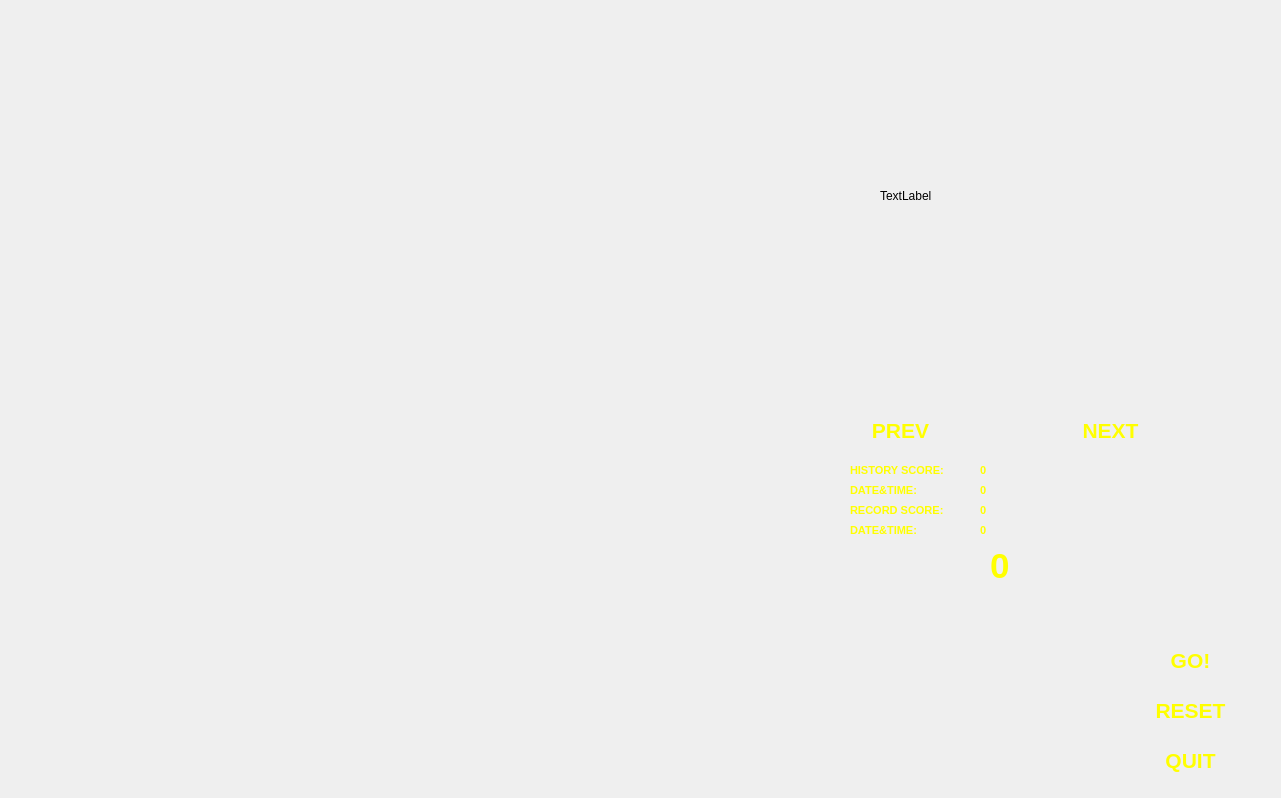
<?xml version="1.0" encoding="UTF-8"?>
<ui version="4.0">
 <class>Dialog</class>
 <widget class="QDialog" name="Dialog">
  <property name="geometry">
   <rect>
    <x>0</x>
    <y>0</y>
    <width>1281</width>
    <height>798</height>
   </rect>
  </property>
  <property name="windowTitle">
   <string>Dialog</string>
  </property>
  <property name="styleSheet">
   <string notr="true">QWidget#Dialog { background-image:url(:/rc/background3.png); }</string>
  </property>
  <widget class="QLabel" name="labelNext">
   <property name="geometry">
    <rect>
     <x>880</x>
     <y>110</y>
     <width>221</width>
     <height>171</height>
    </rect>
   </property>
   <property name="styleSheet">
    <string notr="true">background: transparent;</string>
   </property>
   <property name="text">
    <string>TextLabel</string>
   </property>
  </widget>
  <widget class="QLabel" name="labelScore">
   <property name="geometry">
    <rect>
     <x>990</x>
     <y>540</y>
     <width>201</width>
     <height>51</height>
    </rect>
   </property>
   <property name="styleSheet">
    <string notr="true">QLabel{
	background: transparent;
	color:yellow;
	font:bold 26pt;
	font-family: &quot;Arial Black&quot;;
}</string>
   </property>
   <property name="text">
    <string>0</string>
   </property>
  </widget>
  <widget class="QPushButton" name="startButton">
   <property name="geometry">
    <rect>
     <x>1120</x>
     <y>640</y>
     <width>141</width>
     <height>41</height>
    </rect>
   </property>
   <property name="styleSheet">
    <string notr="true">QPushButton:!hover{
	border-radius: 15px;
	background:transparent;
	image:url(:/rc/button2.png);	
	color:yellow;
	font:bold 16pt;
	font-family: &quot;Arial Black&quot;;
}
QPushButton:hover{
	border-radius: 15px;
	background:transparent;
	image:url(:/rc/button.png);
	color:yellow;
	font:bold 16pt;
	font-family: &quot;Arial Black&quot;;
}

QPushButton:pressed{
	border-radius: 15px;
	background:transparent;
	image:url(:/rc/button3.png);
	color:yellow;
	font:bold 16pt;
	font-family: &quot;Arial Black&quot;;
}
</string>
   </property>
   <property name="text">
    <string>GO!</string>
   </property>
   <property name="checkable">
    <bool>true</bool>
   </property>
  </widget>
  <widget class="QPushButton" name="resetButton">
   <property name="geometry">
    <rect>
     <x>1120</x>
     <y>690</y>
     <width>141</width>
     <height>41</height>
    </rect>
   </property>
   <property name="styleSheet">
    <string notr="true">QPushButton:!hover{
	border-radius: 15px;
	background:transparent;
	image:url(:/rc/button2.png);	
	color:yellow;
	font:bold 16pt;
	font-family: &quot;Arial Black&quot;;

}
QPushButton:hover{
	border-radius: 15px;
	background:transparent;
	image:url(:/rc/button.png);
	color:yellow;
	font:bold 16pt;
	font-family: &quot;Arial Black&quot;;
}

QPushButton:pressed{
	border-radius: 15px;
	background:transparent;
	image:url(:/rc/button3.png);
	color:yellow;
	font:bold 16pt;
	font-family: &quot;Arial Black&quot;;
}

</string>
   </property>
   <property name="text">
    <string>RESET</string>
   </property>
   <property name="checkable">
    <bool>true</bool>
   </property>
  </widget>
  <widget class="QPushButton" name="prevButton">
   <property name="geometry">
    <rect>
     <x>830</x>
     <y>410</y>
     <width>141</width>
     <height>41</height>
    </rect>
   </property>
   <property name="styleSheet">
    <string notr="true">QPushButton:!hover{
	border-radius: 15px;
	background:transparent;
	image:url(:/rc/button2.png);	
	color:yellow;
	font:bold 16pt;
	font-family: &quot;Arial Black&quot;;

}
QPushButton:hover{
	border-radius: 15px;
	background:transparent;
	image:url(:/rc/button.png);
	color:yellow;
	font:bold 16pt;
	font-family: &quot;Arial Black&quot;;
}

QPushButton:pressed{
	border-radius: 15px;
	background:transparent;
	image:url(:/rc/button3.png);
	color:yellow;
	font:bold 16pt;
	font-family: &quot;Arial Black&quot;;
}
</string>
   </property>
   <property name="text">
    <string>PREV</string>
   </property>
   <property name="checkable">
    <bool>true</bool>
   </property>
  </widget>
  <widget class="QPushButton" name="nextButton">
   <property name="geometry">
    <rect>
     <x>1040</x>
     <y>410</y>
     <width>141</width>
     <height>41</height>
    </rect>
   </property>
   <property name="styleSheet">
    <string notr="true">QPushButton:!hover{
	border-radius: 15px;
	background:transparent;
	image:url(:/rc/button2.png);	
	color:yellow;
	font:bold 16pt;
	font-family: &quot;Arial Black&quot;;

}
QPushButton:hover{
	border-radius: 15px;
	background:transparent;
	image:url(:/rc/button.png);
	color:yellow;
	font:bold 16pt;
	font-family: &quot;Arial Black&quot;;
}

QPushButton:pressed{
	border-radius: 15px;
	background:transparent;
	image:url(:/rc/button3.png);
	color:yellow;
	font:bold 16pt;
	font-family: &quot;Arial Black&quot;;
}
</string>
   </property>
   <property name="text">
    <string>NEXT</string>
   </property>
   <property name="checkable">
    <bool>true</bool>
   </property>
  </widget>
  <widget class="QLabel" name="labelScore_2">
   <property name="geometry">
    <rect>
     <x>850</x>
     <y>450</y>
     <width>131</width>
     <height>41</height>
    </rect>
   </property>
   <property name="styleSheet">
    <string notr="true">QLabel{
	background: transparent;
	color:yellow;
	font:bold 8pt;
	font-family: &quot;Arial Black&quot;;
}</string>
   </property>
   <property name="text">
    <string>HISTORY SCORE:</string>
   </property>
  </widget>
  <widget class="QLabel" name="historyScoreLabel">
   <property name="geometry">
    <rect>
     <x>980</x>
     <y>450</y>
     <width>181</width>
     <height>41</height>
    </rect>
   </property>
   <property name="styleSheet">
    <string notr="true">QLabel{
	background: transparent;
	color:yellow;
	font:bold 8pt;
	font-family: &quot;Arial Black&quot;;
}</string>
   </property>
   <property name="text">
    <string>0</string>
   </property>
  </widget>
  <widget class="QLabel" name="labelScore_3">
   <property name="geometry">
    <rect>
     <x>850</x>
     <y>470</y>
     <width>131</width>
     <height>41</height>
    </rect>
   </property>
   <property name="styleSheet">
    <string notr="true">QLabel{
	background: transparent;
	color:yellow;
	font:bold 8pt;
	font-family: &quot;Arial Black&quot;;
}</string>
   </property>
   <property name="text">
    <string>DATE&amp;TIME:</string>
   </property>
  </widget>
  <widget class="QLabel" name="historyDateAndTimeLabel">
   <property name="geometry">
    <rect>
     <x>980</x>
     <y>470</y>
     <width>181</width>
     <height>41</height>
    </rect>
   </property>
   <property name="styleSheet">
    <string notr="true">QLabel{
	background: transparent;
	color:yellow;
	font:bold 8pt;
	font-family: &quot;Arial Black&quot;;
}</string>
   </property>
   <property name="text">
    <string>0</string>
   </property>
  </widget>
  <widget class="QLabel" name="labelScore_4">
   <property name="geometry">
    <rect>
     <x>850</x>
     <y>490</y>
     <width>131</width>
     <height>41</height>
    </rect>
   </property>
   <property name="styleSheet">
    <string notr="true">QLabel{
	background: transparent;
	color:yellow;
	font:bold 8pt;
	font-family: &quot;Arial Black&quot;;
}</string>
   </property>
   <property name="text">
    <string>RECORD SCORE:</string>
   </property>
  </widget>
  <widget class="QLabel" name="recordScoreLabel">
   <property name="geometry">
    <rect>
     <x>980</x>
     <y>490</y>
     <width>181</width>
     <height>41</height>
    </rect>
   </property>
   <property name="styleSheet">
    <string notr="true">QLabel{
	background: transparent;
	color:yellow;
	font:bold 8pt;
	font-family: &quot;Arial Black&quot;;
}</string>
   </property>
   <property name="text">
    <string>0</string>
   </property>
  </widget>
  <widget class="QLabel" name="labelScore_5">
   <property name="geometry">
    <rect>
     <x>850</x>
     <y>510</y>
     <width>131</width>
     <height>41</height>
    </rect>
   </property>
   <property name="styleSheet">
    <string notr="true">QLabel{
	background: transparent;
	color:yellow;
	font:bold 8pt;
	font-family: &quot;Arial Black&quot;;
}</string>
   </property>
   <property name="text">
    <string>DATE&amp;TIME:</string>
   </property>
  </widget>
  <widget class="QLabel" name="recordDateAndTimeLabel">
   <property name="geometry">
    <rect>
     <x>980</x>
     <y>510</y>
     <width>181</width>
     <height>41</height>
    </rect>
   </property>
   <property name="styleSheet">
    <string notr="true">QLabel{
	background: transparent;
	color:yellow;
	font:bold 8pt;
	font-family: &quot;Arial Black&quot;;
}</string>
   </property>
   <property name="text">
    <string>0</string>
   </property>
  </widget>
  <widget class="QPushButton" name="quitButton">
   <property name="geometry">
    <rect>
     <x>1120</x>
     <y>740</y>
     <width>141</width>
     <height>41</height>
    </rect>
   </property>
   <property name="styleSheet">
    <string notr="true">QPushButton:!hover{
	border-radius: 15px;
	background:transparent;
	image:url(:/rc/button2.png);	
	color:yellow;
	font:bold 16pt;
	font-family: &quot;Arial Black&quot;;

}
QPushButton:hover{
	border-radius: 15px;
	background:transparent;
	image:url(:/rc/button.png);
	color:yellow;
	font:bold 16pt;
	font-family: &quot;Arial Black&quot;;
}

QPushButton:pressed{
	border-radius: 15px;
	background:transparent;
	image:url(:/rc/button3.png);
	color:yellow;
	font:bold 16pt;
	font-family: &quot;Arial Black&quot;;
}

</string>
   </property>
   <property name="text">
    <string>QUIT</string>
   </property>
   <property name="checkable">
    <bool>true</bool>
   </property>
  </widget>
 </widget>
 <layoutdefault spacing="6" margin="11"/>
 <resources/>
 <connections/>
</ui>
